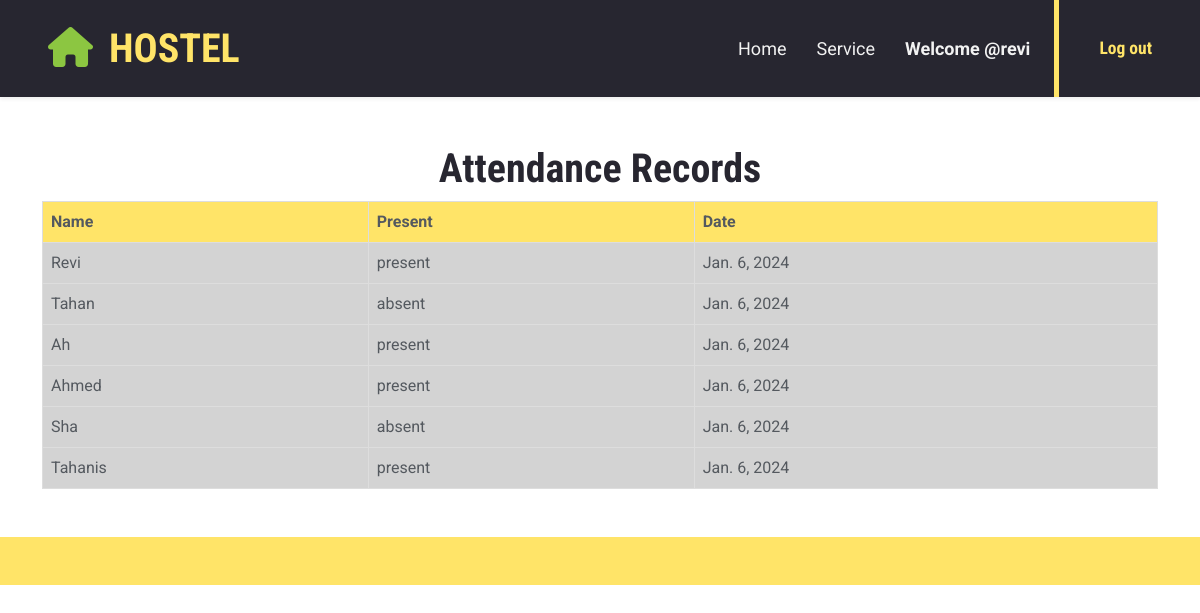
The page /allattendance/ (signed in) on the database its author committed.
### hostel/models.py (models this page shows, shortened)
class Attendance(models.Model):
    user=models.ForeignKey(User,related_name='attentance',on_delete=models.CASCADE,null=True, blank=True)
    attendance_status = models.CharField(max_length=10, choices=[('present', 'Present'), ('absent', 'Absent')])
    date=models.DateField(auto_now_add=False, null=True, blank=True)
    class Meta:
        unique_together = ('user', 'date')

### hostel/views.py (the view)
# urls.py: path('allattendance/',views.AllViewAttendance,name='view-attendance-all'),
@login_required
def AllViewAttendance(request):
    allattendance=Attendance.objects.all()
    context={
        'allattendance':allattendance
    }
    return render(request,'view_all.html',context)

### templates/view_all.html
{% extends "base.html" %}
{% load static %}
{% block content %}
        <div class="container  mt-5 mb-5" >
            <h1 style="text-align: center;">Attendance Records</h1>
    <table style="border-collapse: collapse; width: 100%;">
        <thead>
            <tr class="bg-primary">
                <th style="border: 1px solid #ddd; padding: 8px; text-align: left;">Name</th>
                <th style="border: 1px solid #ddd; padding: 8px; text-align: left;">Present</th>
                <th style="border: 1px solid #ddd; padding: 8px; text-align: left;">Date</th>
            </tr>
        </thead>
        <tbody>
            {% for student in allattendance %}
                <tr style="background-color:lightgrey;">
                    <td style="border: 1px solid #ddd; padding: 8px; text-align: left;">{{ student.user.username|capfirst }}</td>
                    <td style="border: 1px solid #ddd; padding: 8px; text-align: left;">{{ student.attendance_status }}</td>
                    <td style="border: 1px solid #ddd; padding: 8px; text-align: left;">{{ student.date }}</td>
                </tr>
            {% endfor %}
        </tbody>
    </table>
        </div>
    {% endblock  %}

### templates/base.html (shortened to what this page needs)
{% load static %}
<!DOCTYPE html>
<html lang="en">
<head>
    <link href="{% static 'https://cdnjs.cloudflare.com/ajax/libs/font-awesome/5.15.0/css/all.min.css' %}" rel="stylesheet">
    <link href="{% static 'https://cdn.jsdelivr.net/npm/bootstrap-icons@1.4.1/font/bootstrap-icons.css' %}" rel="stylesheet">
    <link href="{% static 'lib/owlcarousel/assets/owl.carousel.min.css' %}" rel="stylesheet">
    <link href="{% static 'css/bootstrap.min.css' %}" rel="stylesheet">
    <link href="{% static 'css/style.css' %}" rel="stylesheet">
    <link href="{% static 'css/fake.css' %}" rel="stylesheet">
</head>
<body>
    <nav class="navbar navbar-expand-lg bg-dark navbar-dark shadow-sm px-5 py-3 py-lg-0">
        <a href="{% url "index" %}" class="navbar-brand p-0">
            <h1 class="m-0 text-uppercase text-primary"><i class="fa fa-home text-secondary me-3"></i>Hostel</h1>
        </a>
        <div class="collapse navbar-collapse" id="navbarCollapse">
            <div class="navbar-nav ms-auto py-0 pe-4 border-end border-5 border-primary">
                <a href="{% url "index" %}" class="nav-item nav-link a">Home</a>
                <a href="#fow" class="nav-item nav-link ">Service</a>
                {% if request.user.is_authenticated %}
                <a href="{% url "userprofile" %}" ><b class="nav-item nav-link ">Welcome @{{request.user.username}}</b></a>
                {% endif %}
            </div>
            <div class="d-none d-lg-flex align-items-center ps-4">
                <div>
                    {% if request.user.is_authenticated %}
                    <a href="{% url "logout" %}"><h5 class="text-primary mb-1"><small>Log out</small></h5></a>
                    {% else %}
                    <a href="{% url "login" %}"><h5 class="text-primary mb-1"><small>Log in</small></h5></a>
                    {% endif %}
                </div>
            </div>
        </div>
    </nav>
{% block content %}
{% endblock %}
   <div class="container-fluid bg-primary text-dark py-4">
</div>
</body>
</html>

### static/css/style.css (style rules this page uses)
:root { --primary: #FFE468; --secondary: #8CC641; --light: #F2F2F2; --dark: #272630; }
.navbar-dark .navbar-nav .nav-link { position: relative; margin-left: 30px; padding: 35px 0; font-size: 18px; color: var(--light); outline: none; transition: .5s; }
@media (min-width: 992px) { .navbar-dark .navbar-nav .nav-link::before { position: absolute; content: ""; width: 0; height: 5px; bottom: 0; left: 50%; background: var(--primary); transition: .5s; } }

### rows shown on the page
Attendance: user.username "Revi", attendance_status "present", date "Jan. 6, 2024"
Attendance: user.username "Tahan", attendance_status "absent", date "Jan. 6, 2024"
Attendance: user.username "Ah", attendance_status "present", date "Jan. 6, 2024"
Attendance: user.username "Ahmed", attendance_status "present", date "Jan. 6, 2024"
Attendance: user.username "Sha", attendance_status "absent", date "Jan. 6, 2024"
Attendance: user.username "Tahanis", attendance_status "present", date "Jan. 6, 2024"

### other values the page prints
{{ request.user.username }} "revi"
